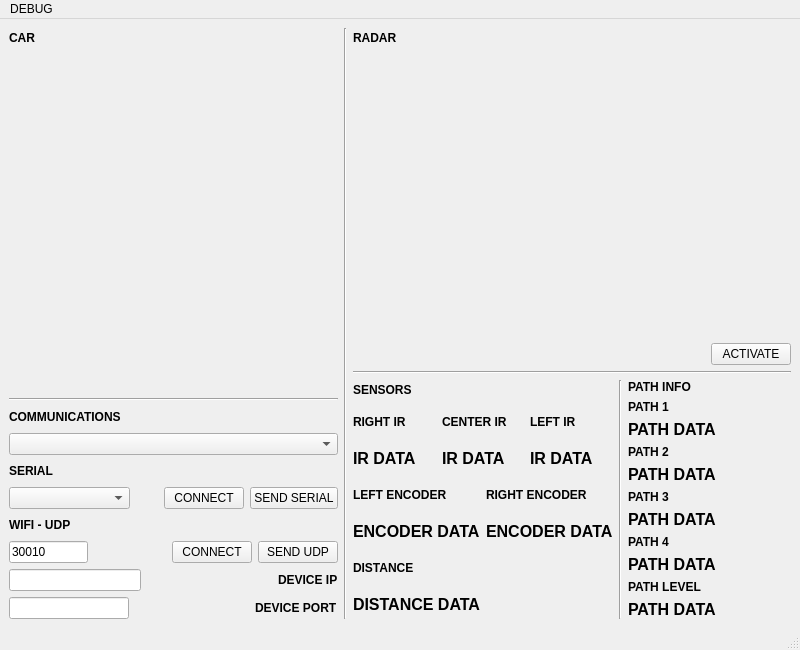
<?xml version="1.0" encoding="UTF-8"?>
<ui version="4.0">
 <class>MainWindow</class>
 <widget class="QMainWindow" name="MainWindow">
  <property name="geometry">
   <rect>
    <x>0</x>
    <y>0</y>
    <width>800</width>
    <height>650</height>
   </rect>
  </property>
  <property name="minimumSize">
   <size>
    <width>800</width>
    <height>650</height>
   </size>
  </property>
  <property name="windowTitle">
   <string>AMC -AutoMazeCar</string>
  </property>
  <property name="windowIcon">
   <iconset>
    <normaloff>../../../../Imágenes/Icons/mazeIcon.jpg</normaloff>../../../../Imágenes/Icons/mazeIcon.jpg</iconset>
  </property>
  <widget class="QWidget" name="centralwidget">
   <property name="autoFillBackground">
    <bool>false</bool>
   </property>
   <layout class="QGridLayout" name="gridLayout">
    <item row="0" column="0">
     <layout class="QVBoxLayout" name="verticalLayout_13" stretch="1,0,0">
      <item>
       <layout class="QVBoxLayout" name="verticalLayout_9" stretch="0,1">
        <item>
         <layout class="QHBoxLayout" name="horizontalLayout_12">
          <item>
           <widget class="QLabel" name="label_car">
            <property name="font">
             <font>
              <bold>true</bold>
             </font>
            </property>
            <property name="text">
             <string>CAR</string>
            </property>
           </widget>
          </item>
          <item>
           <spacer name="horizontalSpacer_11">
            <property name="orientation">
             <enum>Qt::Horizontal</enum>
            </property>
            <property name="sizeHint" stdset="0">
             <size>
              <width>248</width>
              <height>20</height>
             </size>
            </property>
           </spacer>
          </item>
         </layout>
        </item>
        <item>
         <widget class="QWidget" name="carWidget" native="true"/>
        </item>
       </layout>
      </item>
      <item>
       <widget class="Line" name="line_3">
        <property name="orientation">
         <enum>Qt::Horizontal</enum>
        </property>
       </widget>
      </item>
      <item>
       <layout class="QVBoxLayout" name="verticalLayout_8">
        <item>
         <layout class="QHBoxLayout" name="horizontalLayout_9">
          <item>
           <widget class="QLabel" name="label_communications">
            <property name="font">
             <font>
              <bold>true</bold>
             </font>
            </property>
            <property name="text">
             <string>COMMUNICATIONS</string>
            </property>
           </widget>
          </item>
          <item>
           <spacer name="horizontalSpacer_7">
            <property name="orientation">
             <enum>Qt::Horizontal</enum>
            </property>
            <property name="sizeHint" stdset="0">
             <size>
              <width>168</width>
              <height>20</height>
             </size>
            </property>
           </spacer>
          </item>
         </layout>
        </item>
        <item>
         <widget class="QComboBox" name="comboBox_CMD"/>
        </item>
        <item>
         <layout class="QHBoxLayout" name="horizontalLayout_8">
          <item>
           <widget class="QLabel" name="label_serial">
            <property name="font">
             <font>
              <bold>true</bold>
             </font>
            </property>
            <property name="text">
             <string>SERIAL</string>
            </property>
           </widget>
          </item>
          <item>
           <spacer name="horizontalSpacer_9">
            <property name="orientation">
             <enum>Qt::Horizontal</enum>
            </property>
            <property name="sizeHint" stdset="0">
             <size>
              <width>208</width>
              <height>20</height>
             </size>
            </property>
           </spacer>
          </item>
         </layout>
        </item>
        <item>
         <layout class="QHBoxLayout" name="horizontalLayout_7" stretch="1,0,0,0">
          <item>
           <widget class="QComboBox" name="comboBox_PORT">
            <property name="placeholderText">
             <string>PORTS</string>
            </property>
           </widget>
          </item>
          <item>
           <spacer name="horizontalSpacer_5">
            <property name="orientation">
             <enum>Qt::Horizontal</enum>
            </property>
            <property name="sizeHint" stdset="0">
             <size>
              <width>28</width>
              <height>20</height>
             </size>
            </property>
           </spacer>
          </item>
          <item>
           <widget class="QPushButton" name="pushButton_connectSerial">
            <property name="text">
             <string>CONNECT</string>
            </property>
           </widget>
          </item>
          <item>
           <widget class="QPushButton" name="pushButton_sendSerial">
            <property name="text">
             <string>SEND SERIAL</string>
            </property>
           </widget>
          </item>
         </layout>
        </item>
        <item>
         <layout class="QHBoxLayout" name="horizontalLayout_6">
          <item>
           <widget class="QLabel" name="label_udp">
            <property name="font">
             <font>
              <bold>true</bold>
             </font>
            </property>
            <property name="text">
             <string>WIFI - UDP</string>
            </property>
           </widget>
          </item>
          <item>
           <spacer name="horizontalSpacer_6">
            <property name="orientation">
             <enum>Qt::Horizontal</enum>
            </property>
            <property name="sizeHint" stdset="0">
             <size>
              <width>198</width>
              <height>20</height>
             </size>
            </property>
           </spacer>
          </item>
         </layout>
        </item>
        <item>
         <layout class="QHBoxLayout" name="horizontalLayout_5" stretch="1,1,0,0">
          <item>
           <widget class="QLineEdit" name="lineEdit_local_port">
            <property name="text">
             <string>30010</string>
            </property>
           </widget>
          </item>
          <item>
           <spacer name="horizontalSpacer">
            <property name="orientation">
             <enum>Qt::Horizontal</enum>
            </property>
            <property name="sizeHint" stdset="0">
             <size>
              <width>28</width>
              <height>20</height>
             </size>
            </property>
           </spacer>
          </item>
          <item>
           <widget class="QPushButton" name="pushButton_connectUdp">
            <property name="text">
             <string>CONNECT</string>
            </property>
           </widget>
          </item>
          <item>
           <widget class="QPushButton" name="pushButton_sendUdp">
            <property name="text">
             <string>SEND UDP</string>
            </property>
           </widget>
          </item>
         </layout>
        </item>
        <item>
         <layout class="QHBoxLayout" name="horizontalLayout_4" stretch="1,1,0">
          <item>
           <widget class="QLineEdit" name="lineEdit_device_ip">
            <property name="sizePolicy">
             <sizepolicy hsizetype="Expanding" vsizetype="Fixed">
              <horstretch>0</horstretch>
              <verstretch>0</verstretch>
             </sizepolicy>
            </property>
            <property name="text">
             <string/>
            </property>
           </widget>
          </item>
          <item>
           <spacer name="horizontalSpacer_2">
            <property name="orientation">
             <enum>Qt::Horizontal</enum>
            </property>
            <property name="sizeHint" stdset="0">
             <size>
              <width>18</width>
              <height>20</height>
             </size>
            </property>
           </spacer>
          </item>
          <item>
           <widget class="QLabel" name="label_device_ip">
            <property name="font">
             <font>
              <bold>true</bold>
             </font>
            </property>
            <property name="text">
             <string>DEVICE IP</string>
            </property>
           </widget>
          </item>
         </layout>
        </item>
        <item>
         <layout class="QHBoxLayout" name="horizontalLayout_3" stretch="1,1,0">
          <item>
           <widget class="QLineEdit" name="lineEdit_device_port">
            <property name="text">
             <string/>
            </property>
           </widget>
          </item>
          <item>
           <spacer name="horizontalSpacer_3">
            <property name="orientation">
             <enum>Qt::Horizontal</enum>
            </property>
            <property name="sizeHint" stdset="0">
             <size>
              <width>28</width>
              <height>20</height>
             </size>
            </property>
           </spacer>
          </item>
          <item>
           <widget class="QLabel" name="label_devide_port">
            <property name="font">
             <font>
              <bold>true</bold>
             </font>
            </property>
            <property name="text">
             <string>DEVICE PORT</string>
            </property>
           </widget>
          </item>
         </layout>
        </item>
       </layout>
      </item>
     </layout>
    </item>
    <item row="0" column="1">
     <widget class="Line" name="line">
      <property name="orientation">
       <enum>Qt::Vertical</enum>
      </property>
     </widget>
    </item>
    <item row="0" column="2">
     <layout class="QVBoxLayout" name="verticalLayout_12" stretch="1,0,0">
      <item>
       <layout class="QVBoxLayout" name="verticalLayout_10" stretch="0,1,0">
        <property name="bottomMargin">
         <number>0</number>
        </property>
        <item>
         <layout class="QHBoxLayout" name="horizontalLayout_11">
          <item>
           <widget class="QLabel" name="label_radar">
            <property name="font">
             <font>
              <bold>true</bold>
              <strikeout>false</strikeout>
             </font>
            </property>
            <property name="text">
             <string>RADAR</string>
            </property>
           </widget>
          </item>
          <item>
           <spacer name="horizontalSpacer_10">
            <property name="orientation">
             <enum>Qt::Horizontal</enum>
            </property>
            <property name="sizeHint" stdset="0">
             <size>
              <width>388</width>
              <height>20</height>
             </size>
            </property>
           </spacer>
          </item>
         </layout>
        </item>
        <item>
         <widget class="QWidget" name="radarWidget" native="true"/>
        </item>
        <item>
         <layout class="QHBoxLayout" name="horizontalLayout_10">
          <item>
           <spacer name="horizontalSpacer_4">
            <property name="orientation">
             <enum>Qt::Horizontal</enum>
            </property>
            <property name="sizeHint" stdset="0">
             <size>
              <width>358</width>
              <height>20</height>
             </size>
            </property>
           </spacer>
          </item>
          <item>
           <widget class="QPushButton" name="pushButton_actRadar">
            <property name="text">
             <string>ACTIVATE</string>
            </property>
           </widget>
          </item>
         </layout>
        </item>
       </layout>
      </item>
      <item>
       <widget class="Line" name="line_2">
        <property name="orientation">
         <enum>Qt::Horizontal</enum>
        </property>
       </widget>
      </item>
      <item>
       <layout class="QHBoxLayout" name="horizontalLayout_14" stretch="1,0,1">
        <item>
         <layout class="QVBoxLayout" name="verticalLayout_11" stretch="0,1,1,1">
          <item>
           <layout class="QHBoxLayout" name="horizontalLayout_2">
            <item>
             <widget class="QLabel" name="label_sensors">
              <property name="font">
               <font>
                <bold>true</bold>
               </font>
              </property>
              <property name="text">
               <string>SENSORS</string>
              </property>
             </widget>
            </item>
            <item>
             <spacer name="horizontalSpacer_8">
              <property name="orientation">
               <enum>Qt::Horizontal</enum>
              </property>
              <property name="sizeHint" stdset="0">
               <size>
                <width>198</width>
                <height>20</height>
               </size>
              </property>
             </spacer>
            </item>
           </layout>
          </item>
          <item>
           <layout class="QHBoxLayout" name="horizontalLayout_13">
            <item>
             <layout class="QVBoxLayout" name="verticalLayout_4">
              <item>
               <widget class="QLabel" name="label_right_ir">
                <property name="font">
                 <font>
                  <bold>true</bold>
                 </font>
                </property>
                <property name="text">
                 <string>RIGHT IR</string>
                </property>
               </widget>
              </item>
              <item>
               <widget class="QLabel" name="label_right_ir_data">
                <property name="font">
                 <font>
                  <pointsize>12</pointsize>
                  <bold>true</bold>
                 </font>
                </property>
                <property name="text">
                 <string>IR DATA</string>
                </property>
               </widget>
              </item>
             </layout>
            </item>
            <item>
             <layout class="QVBoxLayout" name="verticalLayout_5">
              <item>
               <widget class="QLabel" name="label_center_ir">
                <property name="font">
                 <font>
                  <bold>true</bold>
                 </font>
                </property>
                <property name="text">
                 <string>CENTER IR</string>
                </property>
               </widget>
              </item>
              <item>
               <widget class="QLabel" name="label_center_ir_data">
                <property name="font">
                 <font>
                  <pointsize>12</pointsize>
                  <bold>true</bold>
                 </font>
                </property>
                <property name="text">
                 <string>IR DATA</string>
                </property>
               </widget>
              </item>
             </layout>
            </item>
            <item>
             <layout class="QVBoxLayout" name="verticalLayout_6">
              <item>
               <widget class="QLabel" name="label_left_ir">
                <property name="font">
                 <font>
                  <bold>true</bold>
                 </font>
                </property>
                <property name="text">
                 <string>LEFT IR</string>
                </property>
               </widget>
              </item>
              <item>
               <widget class="QLabel" name="label_left_ir_data">
                <property name="font">
                 <font>
                  <pointsize>12</pointsize>
                  <bold>true</bold>
                 </font>
                </property>
                <property name="text">
                 <string>IR DATA</string>
                </property>
               </widget>
              </item>
             </layout>
            </item>
           </layout>
          </item>
          <item>
           <layout class="QHBoxLayout" name="horizontalLayout">
            <item>
             <layout class="QVBoxLayout" name="verticalLayout_3">
              <item>
               <widget class="QLabel" name="label_left_encoder">
                <property name="font">
                 <font>
                  <bold>true</bold>
                 </font>
                </property>
                <property name="text">
                 <string>LEFT ENCODER</string>
                </property>
               </widget>
              </item>
              <item>
               <widget class="QLabel" name="label_left_encoder_data">
                <property name="font">
                 <font>
                  <pointsize>12</pointsize>
                  <bold>true</bold>
                 </font>
                </property>
                <property name="text">
                 <string>ENCODER DATA</string>
                </property>
               </widget>
              </item>
             </layout>
            </item>
            <item>
             <layout class="QVBoxLayout" name="verticalLayout_2">
              <item>
               <widget class="QLabel" name="label_right_encoder">
                <property name="font">
                 <font>
                  <bold>true</bold>
                 </font>
                </property>
                <property name="text">
                 <string>RIGHT ENCODER</string>
                </property>
               </widget>
              </item>
              <item>
               <widget class="QLabel" name="label_right_encoder_data">
                <property name="font">
                 <font>
                  <pointsize>12</pointsize>
                  <bold>true</bold>
                 </font>
                </property>
                <property name="text">
                 <string>ENCODER DATA</string>
                </property>
               </widget>
              </item>
             </layout>
            </item>
           </layout>
          </item>
          <item>
           <layout class="QVBoxLayout" name="verticalLayout_7">
            <item>
             <widget class="QLabel" name="label_distance">
              <property name="font">
               <font>
                <bold>true</bold>
               </font>
              </property>
              <property name="text">
               <string>DISTANCE</string>
              </property>
             </widget>
            </item>
            <item>
             <widget class="QLabel" name="label_distance_data">
              <property name="font">
               <font>
                <pointsize>12</pointsize>
                <bold>true</bold>
               </font>
              </property>
              <property name="text">
               <string>DISTANCE DATA</string>
              </property>
             </widget>
            </item>
           </layout>
          </item>
         </layout>
        </item>
        <item>
         <widget class="Line" name="line_4">
          <property name="orientation">
           <enum>Qt::Vertical</enum>
          </property>
         </widget>
        </item>
        <item>
         <layout class="QVBoxLayout" name="verticalLayout" stretch="0,1,1,1,1,1,1,1,1,1,1">
          <item>
           <widget class="QLabel" name="label_pathInfo">
            <property name="font">
             <font>
              <bold>true</bold>
             </font>
            </property>
            <property name="text">
             <string>PATH INFO</string>
            </property>
           </widget>
          </item>
          <item>
           <widget class="QLabel" name="label_pathFst">
            <property name="font">
             <font>
              <bold>true</bold>
             </font>
            </property>
            <property name="text">
             <string>PATH 1</string>
            </property>
           </widget>
          </item>
          <item>
           <widget class="QLabel" name="label_pathFstData">
            <property name="font">
             <font>
              <pointsize>12</pointsize>
              <bold>true</bold>
             </font>
            </property>
            <property name="text">
             <string>PATH DATA</string>
            </property>
           </widget>
          </item>
          <item>
           <widget class="QLabel" name="label_pathSnd">
            <property name="font">
             <font>
              <bold>true</bold>
             </font>
            </property>
            <property name="text">
             <string>PATH 2</string>
            </property>
           </widget>
          </item>
          <item>
           <widget class="QLabel" name="label_pathSndData">
            <property name="font">
             <font>
              <pointsize>12</pointsize>
              <bold>true</bold>
             </font>
            </property>
            <property name="text">
             <string>PATH DATA</string>
            </property>
           </widget>
          </item>
          <item>
           <widget class="QLabel" name="label_pathTrd">
            <property name="font">
             <font>
              <bold>true</bold>
             </font>
            </property>
            <property name="text">
             <string>PATH 3</string>
            </property>
           </widget>
          </item>
          <item>
           <widget class="QLabel" name="label_pathTrdData">
            <property name="font">
             <font>
              <pointsize>12</pointsize>
              <bold>true</bold>
             </font>
            </property>
            <property name="text">
             <string>PATH DATA</string>
            </property>
           </widget>
          </item>
          <item>
           <widget class="QLabel" name="label_pathFth">
            <property name="font">
             <font>
              <bold>true</bold>
             </font>
            </property>
            <property name="text">
             <string>PATH 4</string>
            </property>
           </widget>
          </item>
          <item>
           <widget class="QLabel" name="label_pathFthData">
            <property name="font">
             <font>
              <pointsize>12</pointsize>
              <bold>true</bold>
             </font>
            </property>
            <property name="text">
             <string>PATH DATA</string>
            </property>
           </widget>
          </item>
          <item>
           <widget class="QLabel" name="label_pathLevel">
            <property name="font">
             <font>
              <bold>true</bold>
             </font>
            </property>
            <property name="text">
             <string>PATH LEVEL</string>
            </property>
           </widget>
          </item>
          <item>
           <widget class="QLabel" name="label_pathLevelData">
            <property name="font">
             <font>
              <pointsize>12</pointsize>
              <bold>true</bold>
             </font>
            </property>
            <property name="text">
             <string>PATH DATA</string>
            </property>
           </widget>
          </item>
         </layout>
        </item>
       </layout>
      </item>
     </layout>
    </item>
   </layout>
  </widget>
  <widget class="QMenuBar" name="menubar">
   <property name="geometry">
    <rect>
     <x>0</x>
     <y>0</y>
     <width>800</width>
     <height>21</height>
    </rect>
   </property>
   <widget class="QMenu" name="menuDEBUG">
    <property name="title">
     <string>DEBUG</string>
    </property>
    <addaction name="actionPROTOCOL_DATA"/>
   </widget>
   <addaction name="menuDEBUG"/>
  </widget>
  <widget class="QStatusBar" name="statusBar"/>
  <action name="actionQUIT">
   <property name="text">
    <string>QUIT</string>
   </property>
  </action>
  <action name="actionPROTOCOL_DATA">
   <property name="text">
    <string>PROTOCOL DATA</string>
   </property>
  </action>
  <action name="actionCAR_MODE">
   <property name="text">
    <string>CAR MODE</string>
   </property>
  </action>
  <action name="actionHELP">
   <property name="text">
    <string>HELP</string>
   </property>
  </action>
 </widget>
 <resources/>
 <connections/>
</ui>
